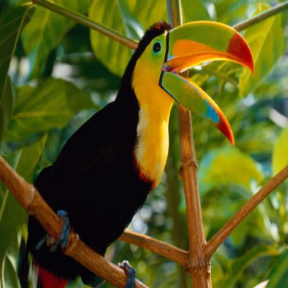
#> input picture testsets/Set5/GTmod12/bird.png, 288 x 288 px, found by its file name
$ jupyter execute --allow-errors train.ipynb   (older library calls are emulated)
#> lines starting #> are read from the running program, lines starting #| are printed output that depends on the picture; after the words box and inside, x2 and y2 are one past the last pixel; in counts of white or black regions, pixels touching at a corner belong together
### utils/utils_blindsr.py
# -*- coding: utf-8 -*-
import numpy as np
import cv2
import torch

from utils import utils_image as util

import random
from scipy import ndimage
import scipy
import scipy.stats as ss
from scipy.interpolate import interp2d
from scipy.linalg import orth


"""
# --------------------------------------------
# Super-Resolution
# --------------------------------------------
#
# Kai Zhang (cskaizhang@gmail.com)
# https://github.com/cszn
# From 2019/03--2021/08
# --------------------------------------------
"""

# [12 lines left out: function modcrop_np, not called in this run]


"""
# --------------------------------------------
# anisotropic Gaussian kernels
# --------------------------------------------
"""
# [172 lines left out: functions analytic_kernel, anisotropic_Gaussian, gm_blur_kernel, shift_pixel, blur, gen_kernel and 3 more, not called in this run]

"""
# --------------------------------------------
# degradation models
# --------------------------------------------
"""


# [202 lines left out: functions bicubic_degradation, srmd_degradation, dpsr_degradation, classical_degradation, add_sharpening, add_blur and 6 more, not called in this run]

def random_crop(lq, hq, sf=4, lq_patchsize_w=64,lq_patchsize_h=64):
    h, w = lq.shape[:2]
    rnd_h = random.randint(0, h-lq_patchsize_h)
    rnd_w = random.randint(0, w-lq_patchsize_w)
    lq = lq[rnd_h:rnd_h + lq_patchsize_h, rnd_w:rnd_w + lq_patchsize_w, :]

    rnd_h_H, rnd_w_H = int(rnd_h * sf), int(rnd_w * sf)
    hq = hq[rnd_h_H:rnd_h_H + lq_patchsize_h*sf, rnd_w_H:rnd_w_H + lq_patchsize_w*sf, :]
    return lq, hq

# [270 lines left out: functions degradation_bsrgan, degradation_bsrgan_plus, degradation_bsrgan_plus_an, not called in this run]


# [15 lines that do not run on import are left out]


    # [9 lines of commented-out code are left out]

### train.ipynb
[cell 1]
import numpy as np
import cv2
import matplotlib.pyplot as plt

[cell 2]
image_path = '/home/anis/Desktop/AI/MultiSPE/testsets/Set5/GTmod12/bird.png'
image1 = cv2.imread(image_path)
#> image1 is the input picture: shape (288, 288, 3); mean B, G, R 27, 88.5, 88
print(type(image1))
#| <class 'numpy.ndarray'>
plt.imshow(image1)

[cell 3]
image_correct = cv2.cvtColor(image1, cv2.COLOR_BGR2RGB)
plt.imshow(image_correct)

[cell 4]
image_blank = np.ones(shape = (768, 768, 3))
plt.imshow(image_blank)

[cell 5]
cv2.line(
   image_blank,
   pt1 = (200, 100), pt2 = (200, 200),
   color = (0, 0, 255),
   thickness = 10
)
plt.imshow(image_blank)

[cell 6]
cv2.rectangle(
   image_blank,
   pt1 = (300, 100), pt2 = (600, 300),
   color = (255, 0, 255),
   thickness = -1
)
plt.imshow(image_blank)

[cell 7]
cv2.circle(
   image_blank,
   center = (500, 500),
   radius = 50,
   color = (0, 255, 0),
   thickness = -1
)

[cell 8]
pol_vert = np.array([
   [200, 475],
   [50, 575],
   [125, 700],
   [275, 700],
   [350, 575]
])
print(pol_vert.shape)

(5, 2)

pol_vert = pol_vert.reshape((-1, 1, 2))
print(pol_vert.shape)

(5, 1, 2)

cv2.polylines(
   image_blank,
   [pol_vert],
   isClosed = True,
   color = (255, 0, 0),
   thickness = 30
)
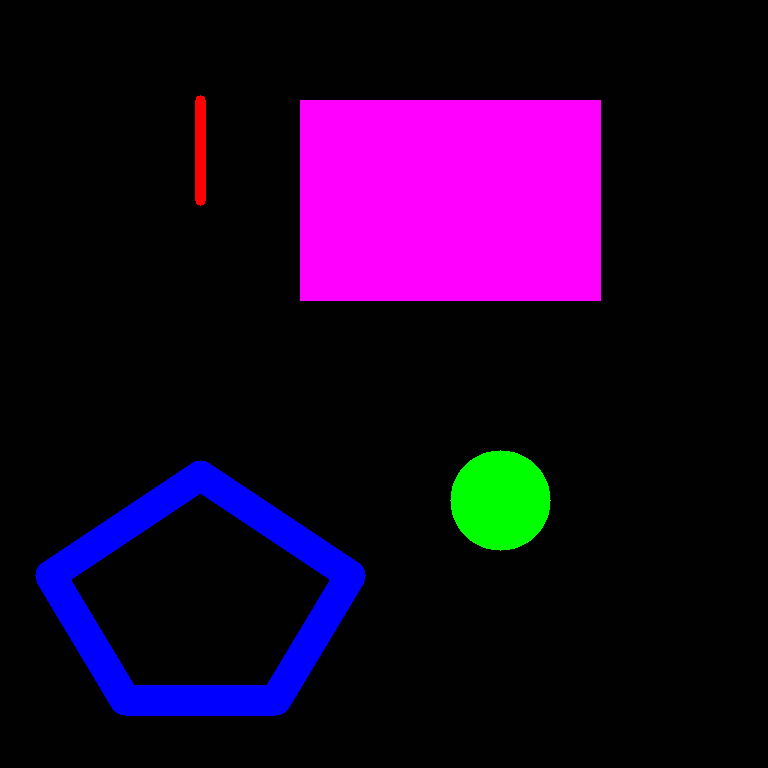
#> image_blank: shape (768, 768, 3) float64; mean of channels 0, 1, 2 37.6, 4.2, 27.5; drawn as B, G, R
plt.imshow(image_blank)
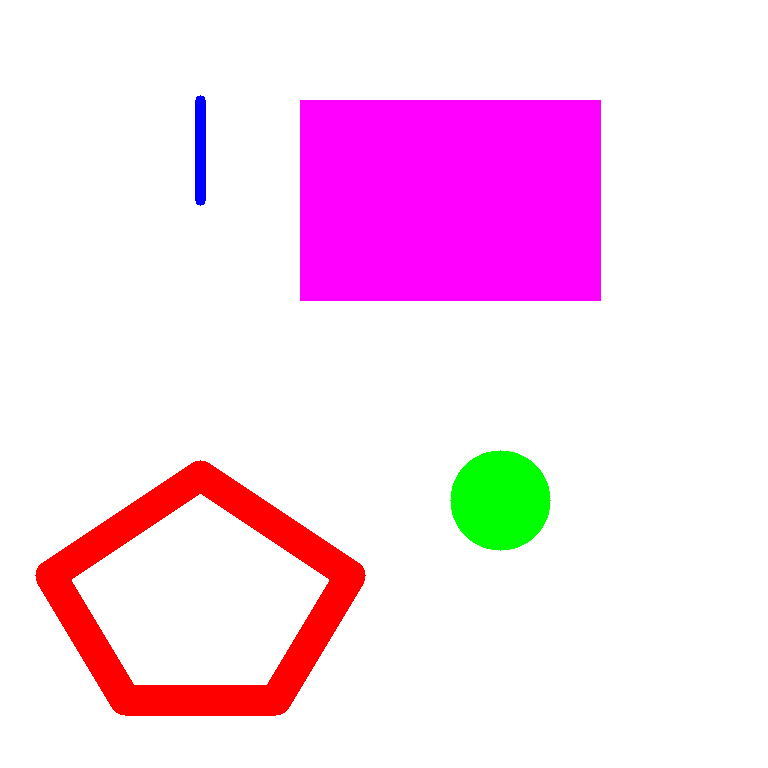
#> shown: shape (768, 768, 3) float64; mean R, G, B 0.985, 0.854, 0.945

[cell 9]
text_font = cv2.FONT_ITALIC
cv2.putText(
   image_correct,
   text = "OpenCV",
   org = (10, 50),
   fontFace = text_font,
   fontScale = 3,
   lineType = cv2.LINE_AA,
   color = (0, 0, 0),
   thickness = 1
)
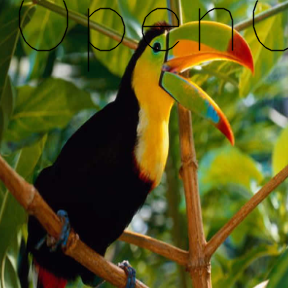
#> image_correct: shape (288, 288, 3); mean R, G, B 87, 87.4, 26.8
plt.imshow(image_correct)

[cell 10]
from utils.utils_blindsr import random_crop
import random

[cell 11]
img = cv2.resize(image1, (int(1/4*image1.shape[1]), int(1/4*image1.shape[0])), interpolation=random.choice([1, 2, 3]))

img,hq = random_crop(img,image1)
#> in random_crop, `hq = hq[rnd_h_H:rnd_h_H + lq_patchsize_h*sf, rnd_w_H:rnd_w_H + lq_patc..`:
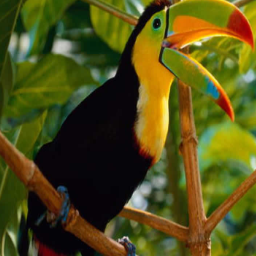
#> hq: shape (256, 256, 3); mean of channels 0, 1, 2 23.4, 79.5, 82.5; drawn as B, G, R
plt.imshow(hq)

[cell 12]
plt.imshow(img)

[cell 13]
import matplotlib.pyplot as plt

from skimage.draw import random_shapes

# Let's start simple and generate a 128x128 image
# with a single grayscale rectangle.
result = random_shapes((128, 128), max_shapes=1, shape='rectangle',
                        random_seed=0)

# We get back a tuple consisting of (1) the image with the generated shapes
# and (2) a list of label tuples with the kind of shape (e.g. circle,
# rectangle) and ((r0, r1), (c0, c1)) coordinates.
image, labels = result
print(f'Image shape: {image.shape}\nLabels: {labels}')

# We can visualize the images.
fig, axes = plt.subplots(nrows=2, ncols=3)
ax = axes.ravel()
ax[0].imshow(image, cmap='gray')
ax[0].set_title('Grayscale shape')

# The generated images can be much more complex. For example, let's try many
# shapes of any color. If we want the colors to be particularly light, we can
# set the `intensity_range` to an upper subrange of (0,255).
image1, _ = random_shapes((128, 128), max_shapes=10,
                          intensity_range=((100, 255),))

# Moar :)
image2, _ = random_shapes((128, 128), max_shapes=10,
                          intensity_range=((200, 255),))
image3, _ = random_shapes((128, 128), max_shapes=10,
                          intensity_range=((50, 255),))
image4, _ = random_shapes((128, 128), max_shapes=10,
                          intensity_range=((0, 255),))

for i, image in enumerate([image1, image2, image3, image4], 1):
    ax[i].imshow(image)
    ax[i].set_title(f'Colored shapes, #{i-1}')

# # These shapes are well suited to test segmentation algorithms. Often, we
# # want shapes to overlap to test the algorithm. This is also possible:
# image, _ = random_shapes((128, 128), min_shapes=5, max_shapes=10,
#                          min_size=20, allow_overlap=True)
# ax[5].imshow(image)
# ax[5].set_title('Overlapping shapes')

# for a in ax:
#     a.set_xticklabels([])
#     a.set_yticklabels([])

plt.show()

[cell 14]
import numpy as np

import matplotlib.pyplot as plt
from matplotlib.path import Path
import matplotlib.patches as patches

n = 5 # Number of possibly sharp edges
r = .7 # magnitude of the perturbation from the unit circle,
# should be between 0 and 1
N = n*3+1 # number of points in the Path
# There is the initial point and 3 points per cubic bezier curve. Thus, the curve will only pass though n points, which will be the sharp edges, the other 2 modify the shape of the bezier curve

angles = np.linspace(0,2*np.pi,N)
codes = np.full(N,Path.CURVE4)
codes[0] = Path.MOVETO

verts = np.stack((np.cos(angles),np.sin(angles))).T*(2*r*np.random.random(N)+1-r)[:,None]
verts[-1,:] = verts[0,:] # Using this instad of Path.CLOSEPOLY avoids an innecessary straight line
path = Path(verts, codes)
print(verts)
fig = plt.figure()
ax = fig.add_subplot(111)
patch = patches.PathPatch(path, facecolor="black", lw=2)
a = np.array(patch)
print()
ax.add_patch(patch)
ax.set_xlim(np.min(verts)*1.1, np.max(verts)*1.1)
ax.set_ylim(np.min(verts)*1.1, np.max(verts)*1.1)
ax.axis('off') # removes the axis to leave only the shape

plt.show()

[cell 15]
image_path = '/home/anis/Desktop/AI/MultiSPE/testsets/Set5/GTmod12/bird.png'
image1 = cv2.imread(image_path)
for i,point in enumerate(verts):
    if i == len(verts) -1:
        break
    cv2.line(image1, (int(point[0]), int(point[1])),(int(verts[i+1][0]),int(verts[i+1][1])), [255, 255, 255], 2)
#> image1: shape (288, 288, 3); 0.01% of pixels changed, all inside (x1, y1, x2, y2) = (0, 0, 3, 3)
print(np.shape(image1))
#| (288, 288, 3)
plt.imshow(image1)

[cell 16]
import numpy as np
from scipy.special import binom
import matplotlib.pyplot as plt


bernstein = lambda n, k, t: binom(n,k)* t**k * (1.-t)**(n-k)

def bezier(points, num=200):
    N = len(points)
    t = np.linspace(0, 1, num=num)
    curve = np.zeros((num, 2))
    for i in range(N):
        curve += np.outer(bernstein(N - 1, i, t), points[i])
    return curve

class Segment():
    def __init__(self, p1, p2, angle1, angle2, **kw):
        self.p1 = p1; self.p2 = p2
        self.angle1 = angle1; self.angle2 = angle2
        self.numpoints = kw.get("numpoints", 100)
        r = kw.get("r", 0.3)
        d = np.sqrt(np.sum((self.p2-self.p1)**2))
        self.r = r*d
        self.p = np.zeros((4,2))
        self.p[0,:] = self.p1[:]
        self.p[3,:] = self.p2[:]
        self.calc_intermediate_points(self.r)

    def calc_intermediate_points(self,r):
        self.p[1,:] = self.p1 + np.array([self.r*np.cos(self.angle1),
                                    self.r*np.sin(self.angle1)])
        self.p[2,:] = self.p2 + np.array([self.r*np.cos(self.angle2+np.pi),
                                    self.r*np.sin(self.angle2+np.pi)])
        self.curve = bezier(self.p,self.numpoints)


def get_curve(points, **kw):
    segments = []
    for i in range(len(points)-1):
        seg = Segment(points[i,:2], points[i+1,:2], points[i,2],points[i+1,2],**kw)
        segments.append(seg)
    curve = np.concatenate([s.curve for s in segments])
    return segments, curve

def ccw_sort(p):
    d = p-np.mean(p,axis=0)
    s = np.arctan2(d[:,0], d[:,1])
    return p[np.argsort(s),:]

def get_bezier_curve(a, rad=0.2, edgy=0):
    """ given an array of points *a*, create a curve through
    those points.
    *rad* is a number between 0 and 1 to steer the distance of
          control points.
    *edgy* is a parameter which controls how "edgy" the curve is,
           edgy=0 is smoothest."""
    p = np.arctan(edgy)/np.pi+.5
    a = ccw_sort(a)
    a = np.append(a, np.atleast_2d(a[0,:]), axis=0)
    d = np.diff(a, axis=0)
    ang = np.arctan2(d[:,1],d[:,0])
    f = lambda ang : (ang>=0)*ang + (ang<0)*(ang+2*np.pi)
    ang = f(ang)
    ang1 = ang
    ang2 = np.roll(ang,1)
    ang = p*ang1 + (1-p)*ang2 + (np.abs(ang2-ang1) > np.pi )*np.pi
    ang = np.append(ang, [ang[0]])
    a = np.append(a, np.atleast_2d(ang).T, axis=1)
    s, c = get_curve(a, r=rad, method="var")
    x,y = c.T
    return x,y, a


def get_random_points(n=5, scale=0.8, mindst=None, rec=0):
    """ create n random points in the unit square, which are *mindst*
    apart, then scale them."""
    mindst = mindst or .7/n
    a = np.random.rand(n,2)
    d = np.sqrt(np.sum(np.diff(ccw_sort(a), axis=0), axis=1)**2)
    if np.all(d >= mindst) or rec>=200:
        return a*scale
    else:
        return get_random_points(n=n, scale=scale, mindst=mindst, rec=rec+1)

[cell 17]
fig, ax = plt.subplots()
ax.set_aspect("equal")

rad = 0.2
edgy = 0.05

for c in np.array([[60,50], [120,0], [170,0], [10,1]]):

    a = get_random_points(n=10, scale=50) + c
    x,y, _ = get_bezier_curve(a,rad=rad, edgy=edgy)
    plt.plot(x,y)

plt.show()
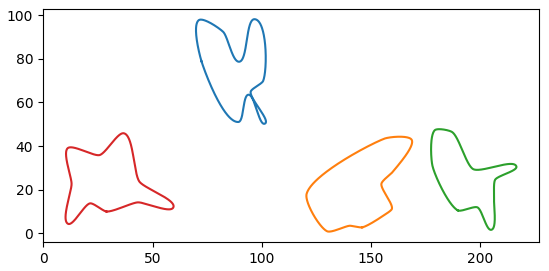
#> figure drawn by matplotlib, 1 panel

[cell 18]
a = np.array([x[:],y[:]])
a= a.T

[cell 19]
# [4 lines of commented-out code are left out]

plt.imshow(image1)

[cell 20]
image_path = '/home/anis/Desktop/AI/MultiSPE/testsets/Set5/GTmod12/bird.png'
image1 = cv2.imread(image_path)
pts = a# np.array([[10,5],[20,30],[70,20],[50,10]], np.int32)
print(pts.shape)

pts = pts.reshape((-1,1,2)).astype(np.int32)
print(pts.shape)
print(image1.shape)
#| (288, 288, 3)
cv2.polylines(image1,[pts],True,(0,0,0),thickness=25)
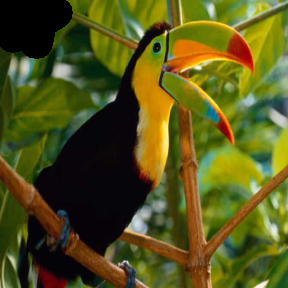
#> image1: shape (288, 288, 3); 4.08% of pixels changed, all inside (x1, y1, x2, y2) = (0, 0, 73, 59)
plt.imshow(image1)

[cell 21]
import cv2

image = np.array(image1)
image.shape
image[np.squeeze(x).astype(np.uint8),np.squeeze(y).astype(np.uint8),:]=[0,0,0]
#> image: shape (288, 288, 3); 0.03% of pixels changed, all inside (x1, y1, x2, y2) = (10, 52, 19, 60)
# for pts in a:
#     image[int(pts[0]),int(pts[1]),:]=[255,255,255]

[cell 22]
from random import randint

class AddMaskFace(object):
    """Convert ndarrays in sample to Tensors."""
    # [95 lines left out: functions __init__, __call__, line, rectangle, circle, circle_mask and 1 more, not called in this run]

[cell 23]
import cv2
image_path = 'testsets/test_data/69008.png'
image1 = cv2.imread(image_path)
#> (the rest of this cell did not finish here and is left out)

[cell 24]
import random
import cv2
image_path = "testsets/test_data/00003.png"
image1 = cv2.imread(image_path)
print(np.shape(image1))
#> (the rest of this cell did not finish here and is left out)

[cell 25]
from utils import utils_image
from utils.utils_blindsr import degradation_bsrgan_plus
import matplotlib.pyplot as plt
image_path = "testsets/test_data/00003.png"

#> (the rest of this cell did not finish here and is left out)

[cell 26]
import cv2
import os
from utils import utils_image as util
from utils import utils_blindsr
import matplotlib.pyplot as plt

image_name = "president"
image = cv2.imread("PhotoDit/test_pictures/"+image_name+".jpg")
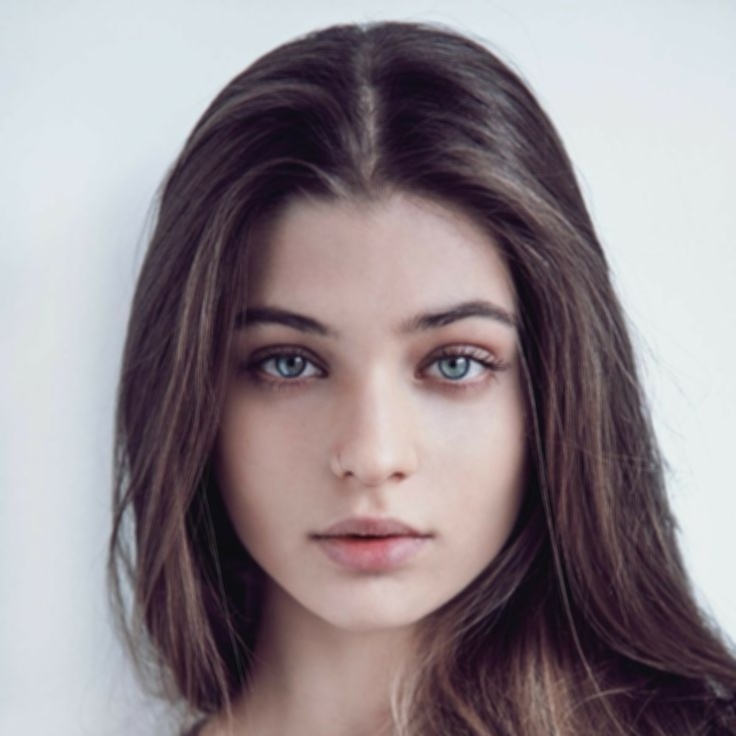
#> input picture PhotoDit/test_pictures/president.jpg, 736 x 736 px
#> image is the input picture: shape (736, 736, 3); mean B, G, R 140.6, 135.5, 145.4
image = cv2.cvtColor(image, cv2.COLOR_BGR2RGB)

util.imsave(image, os.path.join('PhotoDit/test_pictures/', image_name+'.jpg'))
#> (this line was passed over: utils is not available in this run)

h, w = image.shape[:2]
#> h = 736; w = 736
# image = cv2.resize(image, (int(w/3), int(h/3)),interpolation= cv2.INTER_LINEAR)
# image = cv2.resize(image, (w, h),interpolation= cv2.INTER_LINEAR)
image = cv2.blur(image,(4,4))
# image = cv2.cvtColor(image, cv2.COLOR_BGR2RGB)

util.imsave(image, os.path.join('PhotoDit/test_pictures/', image_name+'_small'+'.jpg'))
#> (this line was passed over: utils is not available in this run)
# [7 lines of commented-out code are left out]

[cell 27]
img_L = cv2.resize(image, (int(1/2*image.shape[1]), int(1/2*image.shape[0])), interpolation=cv2.INTER_CUBIC)
h1, w1 = img_L.shape[:2]
#> h1 = 368; w1 = 368
apatch_size_w = 122
apatch_size_h = 200
if(h1/(apatch_size_h*1.0) > w1 /(apatch_size_w*1.0)):
    patch_size_w = int(w1 /(apatch_size_w*1.0)) * apatch_size_w
    patch_size_h = int(w1 /(apatch_size_w*1.0)) * apatch_size_h

else:
    patch_size_w = int(h1 /(apatch_size_h*1.0)) * apatch_size_w
#> patch_size_w = 122
    patch_size_h = int(h1 /(apatch_size_h*1.0)) * apatch_size_h
#> patch_size_h = 200

img_L,img_H = utils_blindsr.random_crop(img_L,image,sf=2,lq_patchsize_w=patch_size_w,lq_patchsize_h=patch_size_h)
#> call 2 of random_crop, with sf = 2, lq_patchsize_w = 122, lq_patchsize_h = 200
#> in random_crop (call 2), `lq = lq[rnd_h:rnd_h + lq_patchsize_h, rnd_w:rnd_w + lq_patchsize_w, :]`:
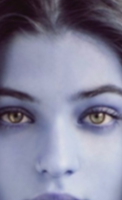
#> lq: shape (200, 122, 3); mean of channels 0, 1, 2 155, 132.3, 132.7; drawn as B, G, R
print("img_L",img_L.shape)
#| img_L (200, 122, 3)
print("img_H",img_H.shape)
#| img_H (400, 244, 3)

img_L = cv2.resize(img_L, (apatch_size_w, apatch_size_h),interpolation= cv2.INTER_CUBIC)
img_H = cv2.resize(img_H, (apatch_size_w*2, apatch_size_h*2), interpolation= cv2.INTER_CUBIC)
print("img_LR",img_L.shape)
#| img_LR (200, 122, 3)
print("img_HR",img_H.shape)
#| img_HR (400, 244, 3)
plt.imshow(img_H)

[cell 28]
image = cv2.imread("PhotoDit/pair/fifa.jpg")
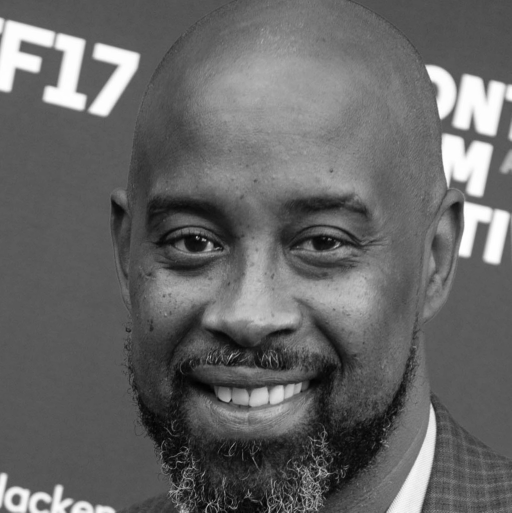
#> input picture PhotoDit/pair/fifa.jpg, 1023 x 1025 px (shown at 1/2 size)
#> image is the input picture: shape (1025, 1023, 3); min 0, max 255, mean 102

img_L = cv2.resize(image, (200, 300),interpolation= cv2.INTER_CUBIC)
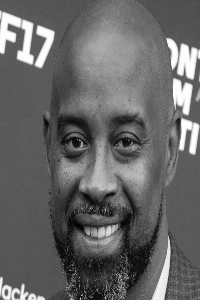
#> img_L: shape (300, 200, 3); min 1, max 255, mean 102
img_L = cv2.cvtColor(img_L, cv2.COLOR_BGR2RGB)

plt.imshow(img_L)
util.imwrite(img_L,"PhotoDit/pair/fifa.jpg")
#> (this line was passed over: utils is not available in this run)

[cell 29]
import cv2
import os
from utils import utils_image as util
from utils import utils_blindsr
import matplotlib.pyplot as plt
import random

image_name = "10216"
image = cv2.imread("PhotoDit/test_pictures/"+image_name+".png")
#> (the rest of this cell did not finish here and is left out)

[cell 30]
round(0.55)

[cell 31]
import concurrent.futures
import urllib.request

URLS = ['http://www.foxnews.com/',
        'http://www.cnn.com/',
        'http://europe.wsj.com/',
        'http://www.bbc.co.uk/',
        'http://some-made-up-domain.com/']

# Retrieve a single page and report the URL and contents
def load_url(url, timeout):
    return url+'done'


# We can use a with statement to ensure threads are cleaned up promptly
with concurrent.futures.ThreadPoolExecutor(max_workers=5) as executor:
    # Start the load operations and mark each future with its URL
    future_to_url = {executor.submit(load_url, url, 60): url for url in URLS}

    for future in concurrent.futures.as_completed(future_to_url):
        print(future.result())
        # [7 lines of commented-out code are left out]
